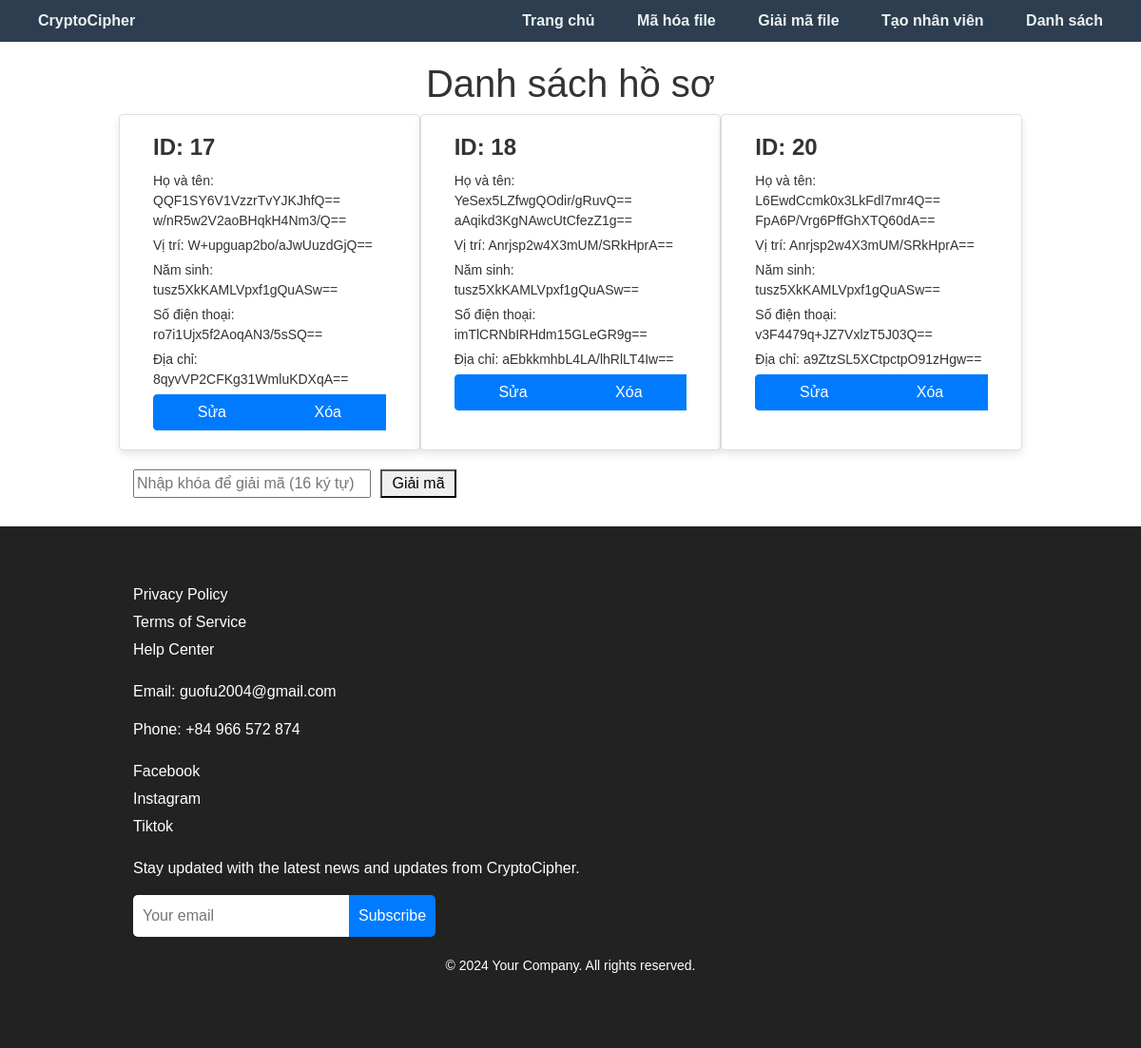
The app's page /stuff_list/ with its own data.
### App1/models.py (models this page shows, shortened)
class Stuff(models.Model):
    Firstname = models.CharField(max_length=255)
    Lastname = models.CharField(max_length=255)
    Position = models.CharField(max_length=255)
    Year = models.CharField(max_length=4)
    Phone = models.CharField(max_length=10)
    Address = models.CharField(max_length=255)

### App1/views.py (the view)
# urls.py: path('stuff_list/', views.stuff_list, name='stuff_list'),
def stuff_list(request):
    if request.method == 'POST':
        key = get_key(request)
        if isinstance(key, HttpResponseBadRequest):
            return key
        stuff = Stuff.objects.all()
        decrypted_stuff = []
        for item in stuff:
            try:
                decrypted_item = {
                    'id': item.id,
                    'Firstname': decrypt_data(item.Firstname, key),
                    'Lastname': decrypt_data(item.Lastname, key),
                    'Position': decrypt_data(item.Position, key),
                    'Year': decrypt_data(item.Year, key),
                    'Phone': decrypt_data(item.Phone, key),
                    'Address': decrypt_data(item.Address, key),
                }
                decrypted_stuff.append(decrypted_item)
            except ValueError:
                pass
        return render(request, 'stuff_list.html', {'decrypted_stuff': decrypted_stuff, 'key_required': False})
    else:
        stuff = Stuff.objects.all()
        return render(request, 'stuff_list.html', {'stuff': stuff, 'key_required': True})

### App1/templates/stuff_list.html (shortened to what this page needs)
<!DOCTYPE html>
<html lang="en">
<head>
    <link rel="stylesheet" href="https://stackpath.bootstrapcdn.com/bootstrap/4.5.2/css/bootstrap.min.css">
</head>
<body>
    <header>
        <div class="navbar">
            <div class="logo">
                <a href="https://www.facebook.com/Phu22122004/">CryptoCipher</a>
            </div>
            <div class="nav-links">
                <a href="/home/">Trang chủ</a>
                <a href="/encrypt/">Mã hóa file</a>
                <a href="/decrypt/">Giải mã file</a>
                <a href="/create_stuff/">Tạo nhân viên</a>
                <a href="/stuff_list/">Danh sách</a>
            </div>
        </div>
    </header>
    <div class="container">
        <h1 class="text-center">Danh sách hồ sơ</h1>
        <div class="row">
            {% for item in stuff %}
            <div class="card col-md-4">
                <div class="card-body">
                    <h3 class="card-title">ID: {{ item.id }}</h3>
                    <p class="card-text">Họ và tên: {{ item.Firstname }} {{ item.Lastname }}</p>
                    <p class="card-text">Vị trí: {{ item.Position }}</p>
                    <p class="card-text">Năm sinh: {{ item.Year }}</p>
                    <p class="card-text">Số điện thoại: {{ item.Phone }}</p>
                    <p class="card-text">Địa chỉ: {{ item.Address }}</p>
                    <div class="btn-group">
                        <a href="{% url 'edit_stuff' item.id %}" class="btn btn-primary">Sửa</a>
                        <button class="btn btn-primary" onclick="showDeleteModal('{{ item.id }}')">Xóa</button>
                    </div>
                </div>
            </div>
            {% endfor %}
            {% if key_required %}
            <div class="col-md-12">
                <form method="post">
                    <div class="form-inline">
                        <input type="password" name="encryption_key" placeholder="Nhập khóa để giải mã (16 ký tự)" required pattern=".{16,16}" title="Khóa phải có độ dài 16 ký tự">
                        <button type="submit">Giải mã</button>
                    </div>
                </form>
            </div>
            {% endif %}
        </div>
    </div>
    <footer>
        <div class="container">
            <div class="quick-links">
                <a href="#">Privacy Policy</a>
                <a href="#">Terms of Service</a>
                <a href="#">Help Center</a>
            </div>
            <div class="contact-info">
                <p>Email: guofu2004@gmail.com</p>
                <p>Phone: +84 966 572 874</p>
            </div>
            <div class="social-media">
                <a href="https://www.facebook.com/Phu22122004/">Facebook</a>
                <a href="https://www.instagram.com/_guofu24_/">Instagram</a>
                <a href="https://www.tiktok.com/@phujiyong">Tiktok</a>
            </div>
            <div class="newsletter">
                <p>Stay updated with the latest news and updates from CryptoCipher.</p>
                <form>
                    <input type="email" placeholder="Your email">
                    <button type="submit">Subscribe</button>
                </form>
            </div>
            <p class="disclaimer">&copy; 2024 Your Company. All rights reserved.</p>
        </div>
    </footer>
</body>
</html>

### App1/templates/stuff_list.html (style rules this page uses)
body { font-family: 'Source Sans Pro', Arial, sans-serif; margin: 0; padding: 0; color: #333; }
.container { width: 80%; margin: 0 auto; padding: 20px; }
.navbar { background-color: #2c3e50; padding: 10px 20px; display: flex; justify-content: space-between; align-items: center; }
.navbar a { color: #ecf0f1; text-decoration: none; padding: 10px 20px; font-weight: 600; }
.card { width: 100%; margin-bottom: 20px; box-shadow: 0 4px 8px rgba(0,0,0,0.1); transition: box-shadow 0.3s ease; display: inline-block; background-color: #fff; border-radius: 5px; }
.card-body { padding: 20px; height: 100%; display: flex; flex-direction: column; }
.card-title { font-size: 1.5em; font-weight: 600; margin-bottom: 10px; }
.card-text { margin-bottom: 5px; font-size: 14px; }
.form-inline { margin-bottom: 10px; }
.form-inline input { width: 250px; margin-right: 10px; }
.form-inline button { width: 80px; }
.btn-group { display: flex; justify-content: space-between; }
footer { background: #222; color: #fff; padding: 40px 0; }
footer .quick-links, footer .contact-info, footer .social-media, footer .newsletter { margin-bottom: 20px; }
footer .quick-links a, footer .social-media a { display: block; color: #fff; text-decoration: none; margin-bottom: 5px; }
footer .newsletter form { display: flex; }
footer .newsletter input { padding: 10px; border: none; border-radius: 5px 0 0 5px; }
footer .newsletter button { padding: 10px; border: none; background: #007bff; color: #fff; border-radius: 0 5px 5px 0; cursor: pointer; }
footer .disclaimer { font-size: 14px; text-align: center; margin-top: 20px; }

### records on screen
Stuff: id "17", Firstname "QQF1SY6V1VzzrTvYJKJhfQ==", Lastname "w/nR5w2V2aoBHqkH4Nm3/Q==", Position "W+upguap2bo/aJwUuzdGjQ==", Year "tusz5XkKAMLVpxf1gQuASw==", Phone "ro7i1Ujx5f2AoqAN3/5sSQ==", Address "8qyvVP2CFKg31WmluKDXqA=="
Stuff: id "18", Firstname "YeSex5LZfwgQOdir/gRuvQ==", Lastname "aAqikd3KgNAwcUtCfezZ1g==", Position "Anrjsp2w4X3mUM/SRkHprA==", Year "tusz5XkKAMLVpxf1gQuASw==", Phone "imTlCRNbIRHdm15GLeGR9g==", Address "aEbkkmhbL4LA/lhRlLT4Iw=="
Stuff: id "20", Firstname "L6EwdCcmk0x3LkFdl7mr4Q==", Lastname "FpA6P/Vrg6PffGhXTQ60dA==", Position "Anrjsp2w4X3mUM/SRkHprA==", Year "tusz5XkKAMLVpxf1gQuASw==", Phone "v3F4479q+JZ7VxlzT5J03Q==", Address "a9ZtzSL5XCtpctpO91zHgw=="
